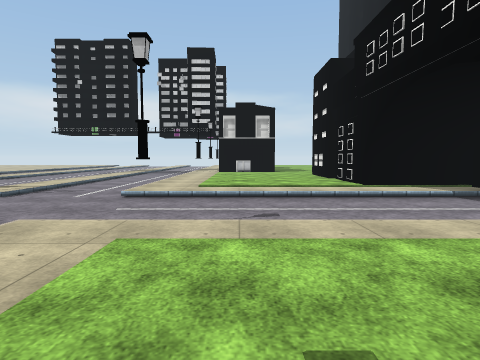
view 1 (above)

24 first-person views from a walk through a scene from a Unity 3-D project. The camera is 1.3 m above the floor, tilts 4° down and sees 75° across. The floor is counted in squares, 2 m on a side. Each view is taken from the middle of a square. On the plan, view 1 faces up. The plan holds only what a view shows up to about 10 squares ahead; the rest is blank. The place goes on beyond the plan. The player is left out. Some surface patterns are stand-ins.

view 2
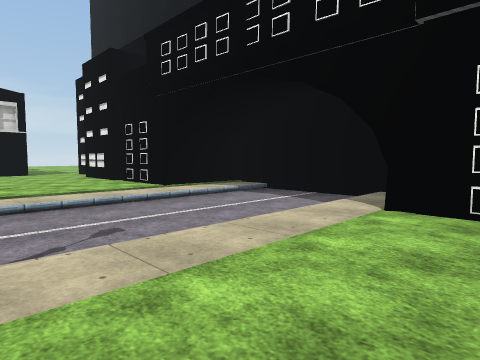

view 3
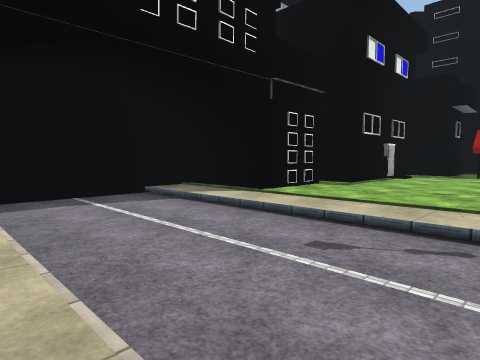

view 4
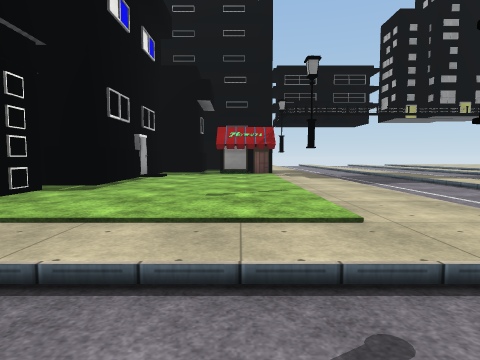

view 5
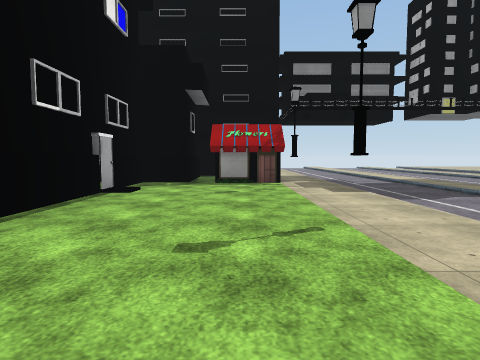

view 6
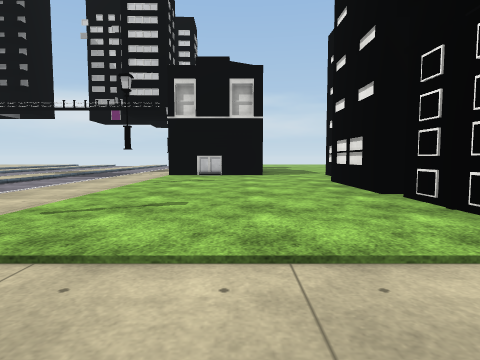

view 7
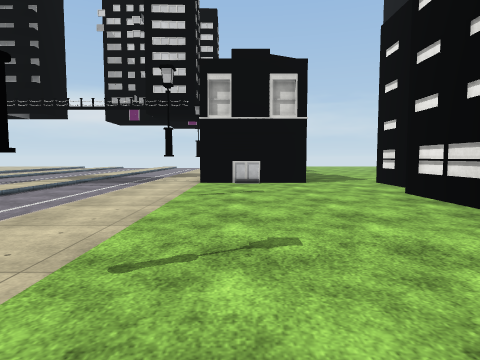

view 8
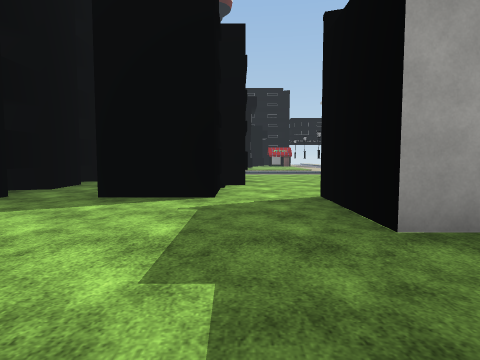

view 9
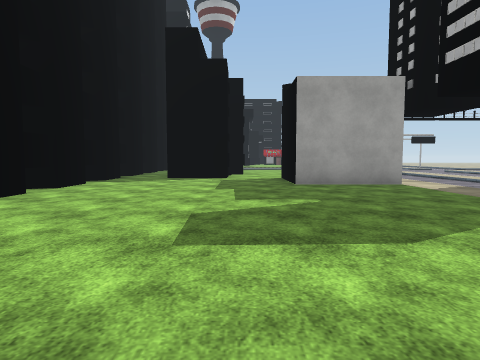

view 10
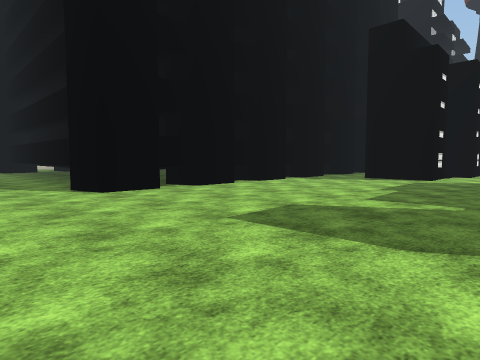

view 11
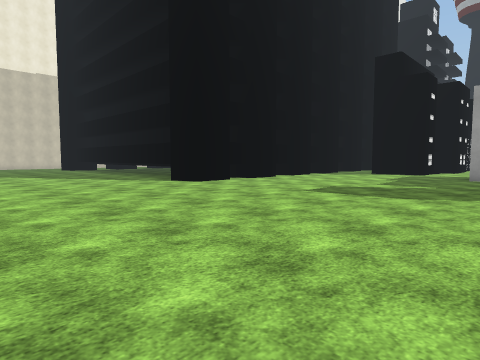

view 12
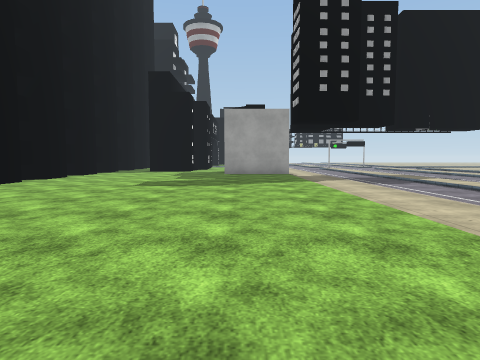

view 13
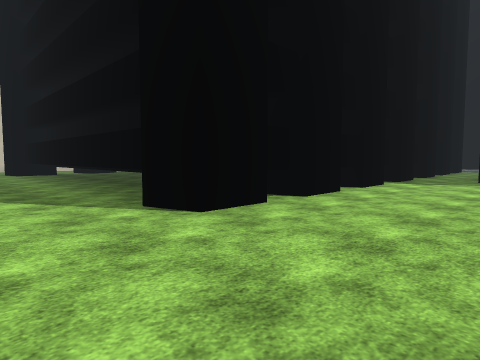

view 14
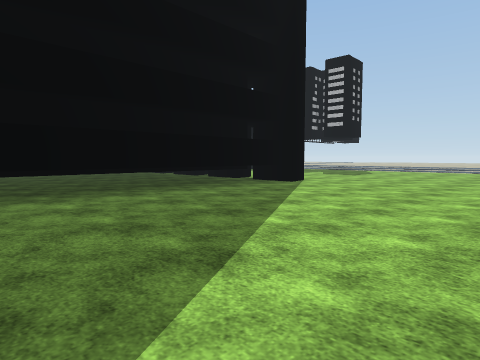

view 15
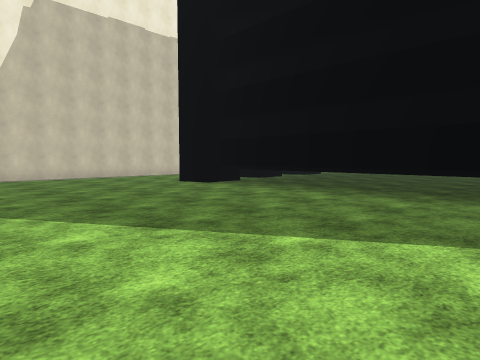

view 16
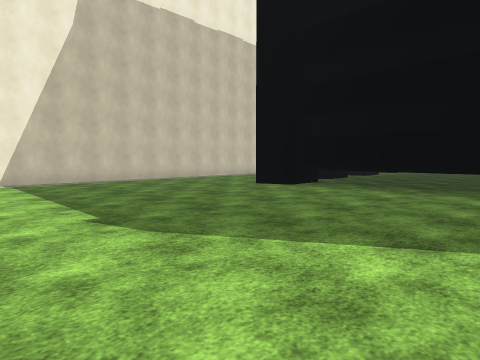

view 17
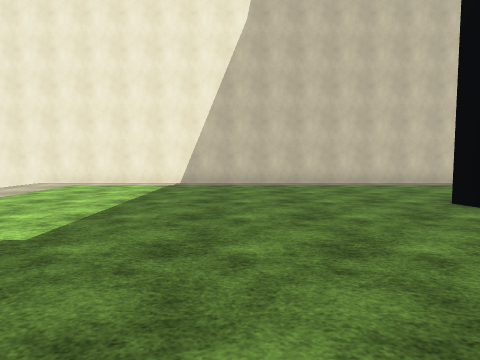

view 18
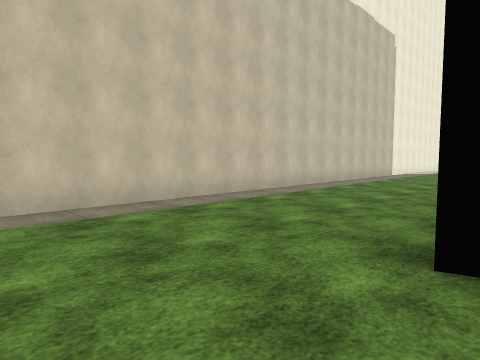

view 19
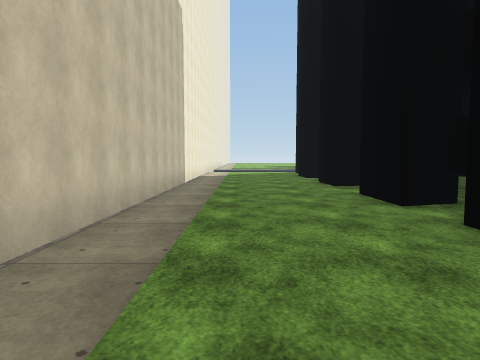

view 20
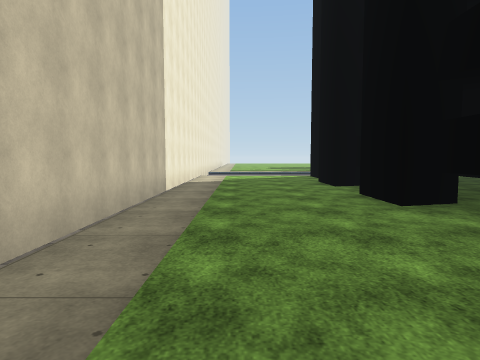

view 21
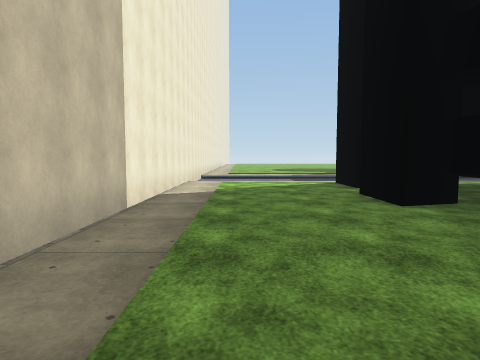

view 22
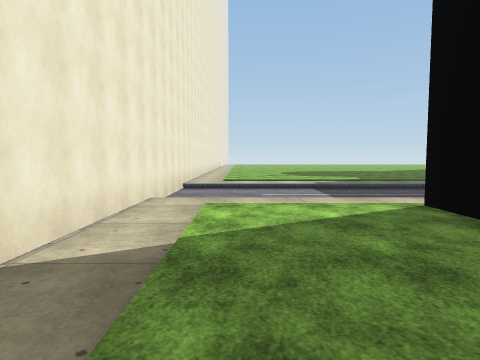

view 23
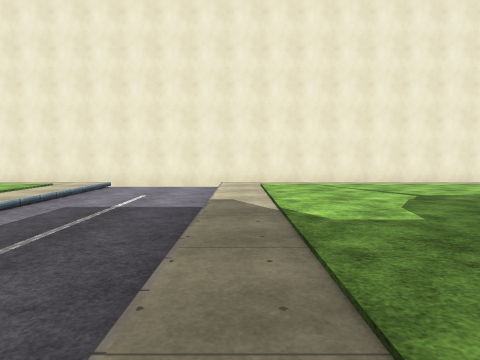

view 24
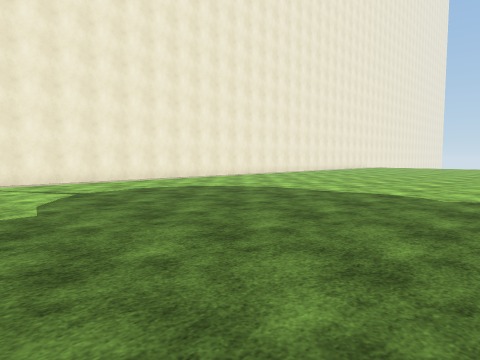

### Floor plan
Key: @ floor where view 1 was taken; # wall or solid block; . main floor; - floor 0.25 m lower than the main floor; / step, stairs or slope; O other object.
Columns run from 1 left of view 1 to 23 right of it. Each row starts with its distance up from view 1.
 32                         #
 31                      ...#
 30   .                 ....#
 29  ...          ..........#
 28 ......      ............#
 27 ........................#
 26 ........................#
 25 ........................#
 24 ........................#
 23 ........................#
 22 ........############....#
 21 ........###        #....#
 20 ........###        #....#
 19 ........#           ....#
 18 ........##          ....#
 17 ###.....#         ##....#
 16 # #.....#          #....#
 15 OO#.....#          #....#
 14 .....  .##        ##....#
 13 .....O .#          #....#
 12 O...#   #          #....#
 11 ....O   #         ##....#
 10 ....#              #....#
  9 ....O              #....#
  8 O...####           #....#
  7 .......#           .....#
  6 -------#          ------#
  5 -------#         -------#
  4 -------#        --------#
  3 .......#       .........#
  2 ....####      ..........#
  1 ....O         ..........#
  0 O@..OO        ..........#
 -1 ....          ..........#
 -2 .../          ..........#
 -3 O...           .........#
 -4 ....#          ........ #
 -5 OO.            .......
 -6 OO.            ......
 -7                .....
 -8                ....
 -9                 ..

Positions as (right, up) in squares from view 1, and headings:
1: (0, 0), facing up
2: (-1, 1), facing up-right
3: (-1, 7), facing down-right
4: (0, 5), facing down
5: (0, 3), facing down
6: (1, 6), facing up
7: (0, 7), facing up
8: (3, 20), facing down
9: (3, 25), facing down
10: (1, 25), facing down-right
11: (0, 28), facing down-right
12: (1, 30), facing down
13: (4, 25), facing down-right
14: (15, 28), facing down-left
15: (11, 28), facing down-right
16: (13, 29), facing down-right
17: (14, 26), facing right
18: (18, 25), facing down-right
19: (21, 22), facing down
20: (21, 19), facing down
21: (21, 16), facing down
22: (21, 12), facing down
23: (14, 3), facing right
24: (13, 2), facing down-right
